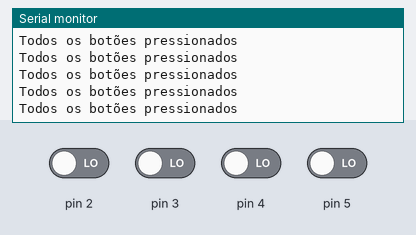
The program below on a simulated Arduino Uno, built with avr-gcc and run on an emulated ATmega328P. Parts: the last lines printed to the serial monitor. The test bench sets the inputs (shaded band); at power-on: pin 2–5 LOW.

Above: at 1.2 s.
1.3 s: pin 2 driven HIGH and pin 3 driven HIGH
At 2.2 s:
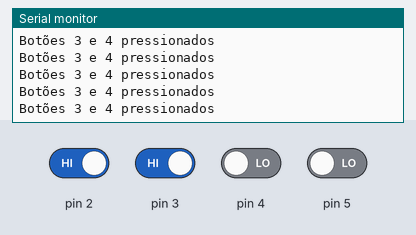
3.2 s: pin 4 driven HIGH
At 4.0 s:
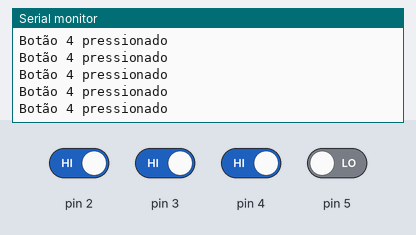
5.1 s: pin 3 driven LOW
At 5.9 s:
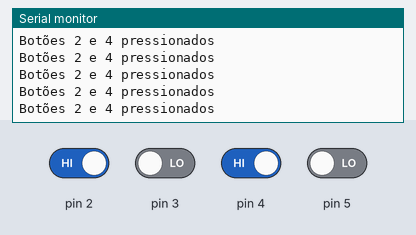
8.1 s: pin 5 driven HIGH
At 8.8 s:
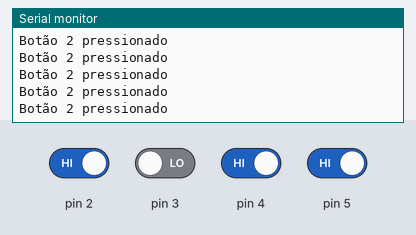
11.1 s: pin 2 driven LOW
At 12.2 s:
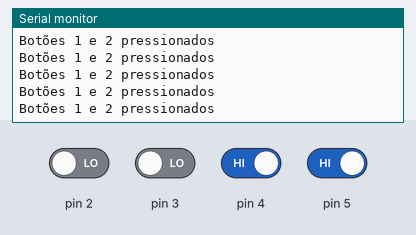
14.1 s: pin 3 driven HIGH
At 15.1 s:
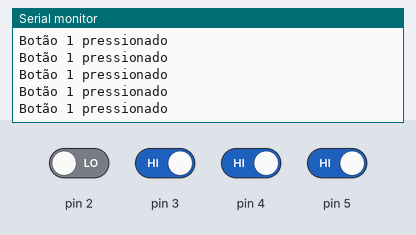
Timing chart, 0 to 16.6 s (numbered marks = the images above; inputs shaded):
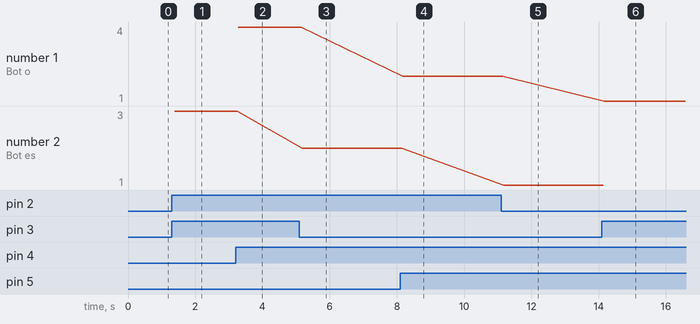

The program:

main.cpp
```cpp
#include <Arduino.h>
// Struck - 4 Botões
typedef struct Botao
{
  int periferico;
  int estado;
};

Botao b1;
Botao b2;
Botao b3;
Botao b4;

int opcao = 0;

void setup() {
  // Inicializar
  b1.periferico = 2;
  b2.periferico = 3;
  b3.periferico = 4;
  b4.periferico = 5;

  b1.estado = LOW;
  b2.estado = LOW;
  b3.estado = LOW;
  b4.estado = LOW;

  // configurar:
  Serial.begin(9600);
  pinMode(b1.periferico, INPUT);
  pinMode(b2.periferico, INPUT);
  pinMode(b3.periferico, INPUT);
  pinMode(b4.periferico, INPUT);
}

void loop() {

  // testar se os 4 botões não estão pressionados
  if (digitalRead(b1.periferico) == HIGH && digitalRead(b2.periferico) == HIGH && digitalRead(b3.periferico) == HIGH && digitalRead(b4.periferico) == HIGH) {
    opcao = 0;
  }

  // testar se o botão 1 está a ser pressionado
  if (digitalRead(b1.periferico) == LOW && digitalRead(b2.periferico) == HIGH && digitalRead(b3.periferico) == HIGH && digitalRead(b4.periferico) == HIGH) {
    opcao = 1;
  }

  // testar se o botão 2 está a ser pressionado
  if (digitalRead(b1.periferico) == HIGH && digitalRead(b2.periferico) == LOW && digitalRead(b3.periferico) == HIGH && digitalRead(b4.periferico) == HIGH) {
    opcao = 2;
  }

  // testar se o botão 3 está a ser pressionado
  if (digitalRead(b1.periferico) == HIGH && digitalRead(b2.periferico) == HIGH && digitalRead(b3.periferico) == LOW && digitalRead(b4.periferico) == HIGH) {
    opcao = 3;
  }

  // testar se o botão 4 está a ser pressionado
  if (digitalRead(b1.periferico) == HIGH && digitalRead(b2.periferico) == HIGH && digitalRead(b3.periferico) == HIGH && digitalRead(b4.periferico) == LOW) {
    opcao = 4;
  }

  // testar se o botão 1 e 2 estão a ser pressionados
  if (digitalRead(b1.periferico) == LOW && digitalRead(b2.periferico) == LOW && digitalRead(b3.periferico) == HIGH && digitalRead(b4.periferico) == HIGH) {
    opcao = 5;
  }

  // testar se o botão 1 e 3 estão a ser pressionados
  if (digitalRead(b1.periferico) == LOW && digitalRead(b2.periferico) == HIGH && digitalRead(b3.periferico) == LOW && digitalRead(b4.periferico) == HIGH) {
    opcao = 6;
  }

  // testar se o botão 2 e 4 estão a ser pressionados
  if (digitalRead(b1.periferico) == HIGH && digitalRead(b2.periferico) == LOW && digitalRead(b3.periferico) == HIGH && digitalRead(b4.periferico) == LOW) {
    opcao = 7;
  }

  // testar se o botão 3 e 4 estão a ser pressionados
  if (digitalRead(b1.periferico) == HIGH && digitalRead(b2.periferico) == HIGH && digitalRead(b3.periferico) == LOW && digitalRead(b4.periferico) == LOW) {
    opcao = 8;
  }

  // testar se todos os botões estão a ser pressionados
  if (digitalRead(b1.periferico) == LOW && digitalRead(b2.periferico) == LOW && digitalRead(b3.periferico) == LOW && digitalRead(b4.periferico) == LOW) {
    opcao = 9;
  }

  // Mostrar resultado no Serial Monitor
  switch (opcao) {
    case 0:
      Serial.println("Faz nada");
      break;

    case 1:
      Serial.println("Botão 1 pressionado");
      break;

    case 2:
      Serial.println("Botão 2 pressionado");
      break;

    case 3:
      Serial.println("Botão 3 pressionado");
      break;

    case 4:
      Serial.println("Botão 4 pressionado");
      break;

    case 5:
      Serial.println("Botões 1 e 2 pressionados");
      break;

    case 6:
      Serial.println("Botões 1 e 3 pressionados");
      break;

    case 7:
      Serial.println("Botões 2 e 4 pressionados");
      break;

    case 8:
      Serial.println("Botões 3 e 4 pressionados");
      break;

    case 9:
      Serial.println("Todos os botões pressionados");
      break;

    default:
      Serial.println("Erro");
      break;
  }
}
```

main_copy_2.cpp
```cpp
// #include <Arduino.h>

// Enum para identificar cada botão
// typedef enum enum_Botoes
// {
//   CIMA = 0,
//   DIREITA,
//   BAIXO,
//   ESQUERDA
// } enum_Botoes;

// Struct para guardar dados de cada botão
// typedef struct Botao
// {
//   int periferico;
//   int estado;
// } Botao;

// Array de botões
// Botao botoes[4];
// int opcao = 0;

// void setup()
// {
//   Serial.begin(9600);

//   Atribuir pinos
//   botoes[CIMA].periferico = 2;
//   botoes[DIREITA].periferico = 3;
//   botoes[BAIXO].periferico = 4;
//   botoes[ESQUERDA].periferico = 5;

//   Inicializar estado
//   for (int i = 0; i < 4; i++)
//   {
//     botoes[i].estado = HIGH; // botão não pressionado
//     pinMode(botoes[i].periferico, INPUT);
//   }
// }

// void loop()
// {
//   Ler estado de cada botão
//   for (int i = 0; i < 4; i++)
//   {
//     botoes[i].estado = digitalRead(botoes[i].periferico);
//   }

//   Testar cada combinação
//   if (botoes[CIMA].estado == LOW)
//     opcao = 1;
//   else if (botoes[DIREITA].estado == LOW)
//     opcao = 2;
//   else if (botoes[BAIXO].estado == LOW)
//     opcao = 3;
//   else if (botoes[ESQUERDA].estado == LOW)
//     opcao = 4;
//   else
//     opcao = 0;

//   Mostrar resultado
//   switch (opcao)
//   {
//   case 0:
//     Serial.println("Nenhum botão pressionado");
//     break;
//   case 1:
//     Serial.println("Cima");
//     break;
//   case 2:
//     Serial.println("Direita");
//     break;
//   case 3:
//     Serial.println("Baixo");
//     break;
//   case 4:
//     Serial.println("Esquerda");
//     break;
//   }

//   delay(150);
// }
```

main_copy.cpp
```cpp
// #include <Arduino.h>
// // Struck + Arrays - 4 Botões
// typedef struct Botao
// {
//   int estado;
//   int periferico;
// };

// Botao Botoes[4];
// int opcao = 0;

// void setup()
// {
//   Serial.begin(9600);

//   // definir pinos
//   Botoes[0].periferico = 2;
//   Botoes[0].estado = HIGH;
//   pinMode(Botoes[0].periferico, INPUT);

//   Botoes[1].periferico = 3;
//   Botoes[1].estado = HIGH;
//   pinMode(Botoes[1].periferico, INPUT);

//   Botoes[2].periferico = 4;
//   Botoes[2].estado = HIGH;
//   pinMode(Botoes[2].periferico, INPUT);

//   Botoes[3].periferico = 5;
//   Botoes[3].estado = HIGH;
//   pinMode(Botoes[3].periferico, INPUT);
// }

// void loop()
// {
//   // ler estados dos botões
//   Botoes[0].estado = digitalRead(Botoes[0].periferico);
//   Botoes[1].estado = digitalRead(Botoes[1].periferico);
//   Botoes[2].estado = digitalRead(Botoes[2].periferico);
//   Botoes[3].estado = digitalRead(Botoes[3].periferico);

//   // Nenhum botão pressionado
//   if (Botoes[0].estado == HIGH && Botoes[1].estado == HIGH && Botoes[2].estado == HIGH && Botoes[3].estado == HIGH)
//   {
//     opcao = 0;
//   }

//   // Botão 1 (Cima)
//   if (Botoes[0].estado == LOW && Botoes[1].estado == HIGH && Botoes[2].estado == HIGH && Botoes[3].estado == HIGH)
//   {
//     opcao = 1;
//   }

//   // Botão 2 (Esquerda)
//   if (Botoes[0].estado == HIGH && Botoes[1].estado == LOW && Botoes[2].estado == HIGH && Botoes[3].estado == HIGH)
//   {
//     opcao = 2;
//   }

//   // Botão 3 (Direita)
//   if (Botoes[0].estado == HIGH && Botoes[1].estado == HIGH && Botoes[2].estado == LOW && Botoes[3].estado == HIGH)
//   {
//     opcao = 3;
//   }

//   // Botão 4 (Baixo)
//   if (Botoes[0].estado == HIGH && Botoes[1].estado == HIGH && Botoes[2].estado == HIGH && Botoes[3].estado == LOW)
//   {
//     opcao = 4;
//   }

//   // Superior Esquerdo (1 + 2)
//   if (Botoes[0].estado == LOW && Botoes[1].estado == LOW && Botoes[2].estado == HIGH && Botoes[3].estado == HIGH)
//   {
//     opcao = 5;
//   }

//   // Superior Direito (1 + 3)
//   if (Botoes[0].estado == LOW && Botoes[1].estado == HIGH && Botoes[2].estado == LOW && Botoes[3].estado == HIGH)
//   {
//     opcao = 6;
//   }

//   // Inferior Esquerdo (2 + 4)
//   if (Botoes[0].estado == HIGH && Botoes[1].estado == LOW && Botoes[2].estado == HIGH && Botoes[3].estado == LOW)
//   {
//     opcao = 7;
//   }

//   // Inferior Direito (3 + 4)
//   if (Botoes[0].estado == HIGH && Botoes[1].estado == HIGH && Botoes[2].estado == LOW && Botoes[3].estado == LOW)
//   {
//     opcao = 8;
//   }

//   // Todos os botões
//   if (Botoes[0].estado == LOW && Botoes[1].estado == LOW && Botoes[2].estado == LOW && Botoes[3].estado == LOW)
//   {
//     opcao = 9;
//   }

//   // Mostrar resultado no Serial Monitor
//   switch (opcao)
//   {
//   case 0:
//     Serial.println("Faz nada");
//     break;
//   case 1:
//     Serial.println("Cima");
//     break;
//   case 2:
//     Serial.println("Esquerda");
//     break;
//   case 3:
//     Serial.println("Direita");
//     break;
//   case 4:
//     Serial.println("Baixo");
//     break;
//   case 5:
//     Serial.println("Superior Esquerdo");
//     break;
//   case 6:
//     Serial.println("Superior Direito");
//     break;
//   case 7:
//     Serial.println("Inferior Esquerdo");
//     break;
//   case 8:
//     Serial.println("Inferior Direito");
//     break;
//   case 9:
//     Serial.println("Todos os botões");
//     break;
//   default:
//     Serial.println("Erro");
//     break;
//   }
// }
```

Measured:
- after the input at 1.3 s, the serial monitor: prints a new line after 0.09 s (image 1)
- after the input at 3.2 s, the serial monitor: prints a new line after 0.08 s (image 2)
- after the input at 5.1 s, the serial monitor: prints a new line after 0.08 s (image 3)
- after the input at 8.1 s, the serial monitor: prints a new line after 0.08 s (image 4)
- after the input at 11.1 s, the serial monitor: prints a new line after 0.08 s (image 5)
- after the input at 14.1 s, the serial monitor: prints a new line after 0.07 s (image 6)
- plotted number 2: 3 → 2 after the input at 5.1 s, 2 → 1 after the input at 11.1 s
